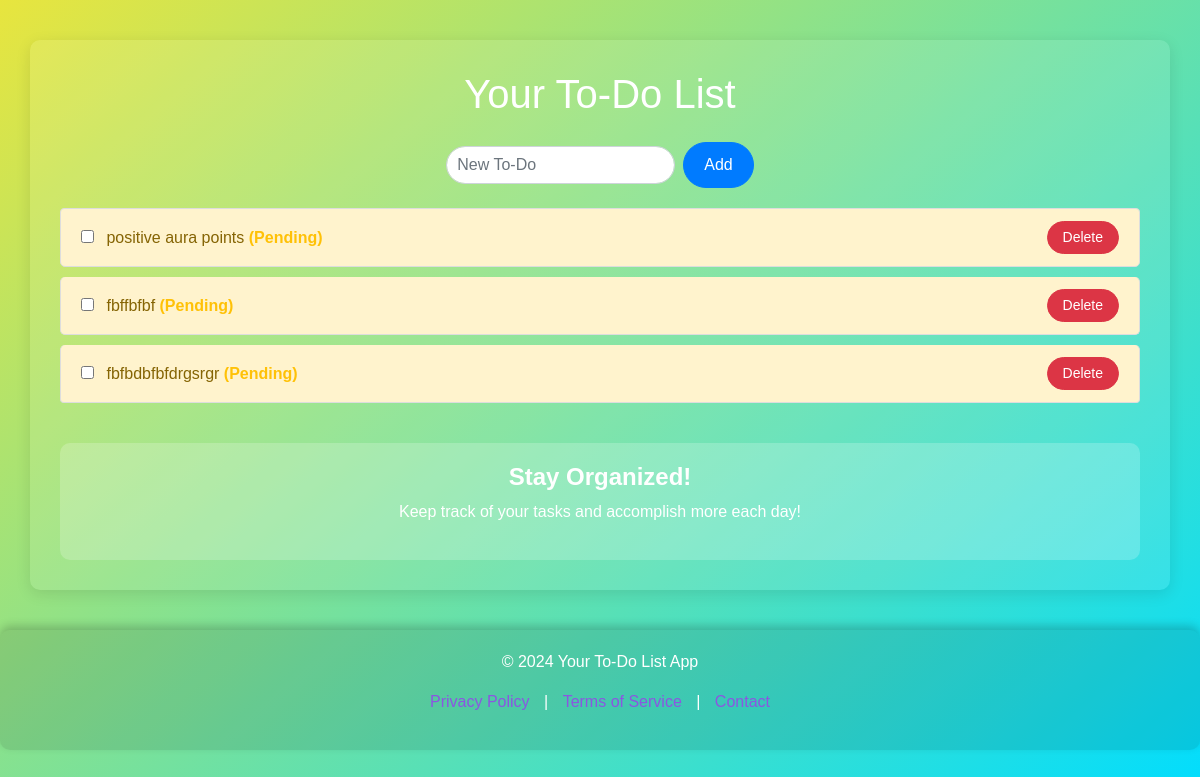
The page /dashboard (signed in) on the database as committed earlier.
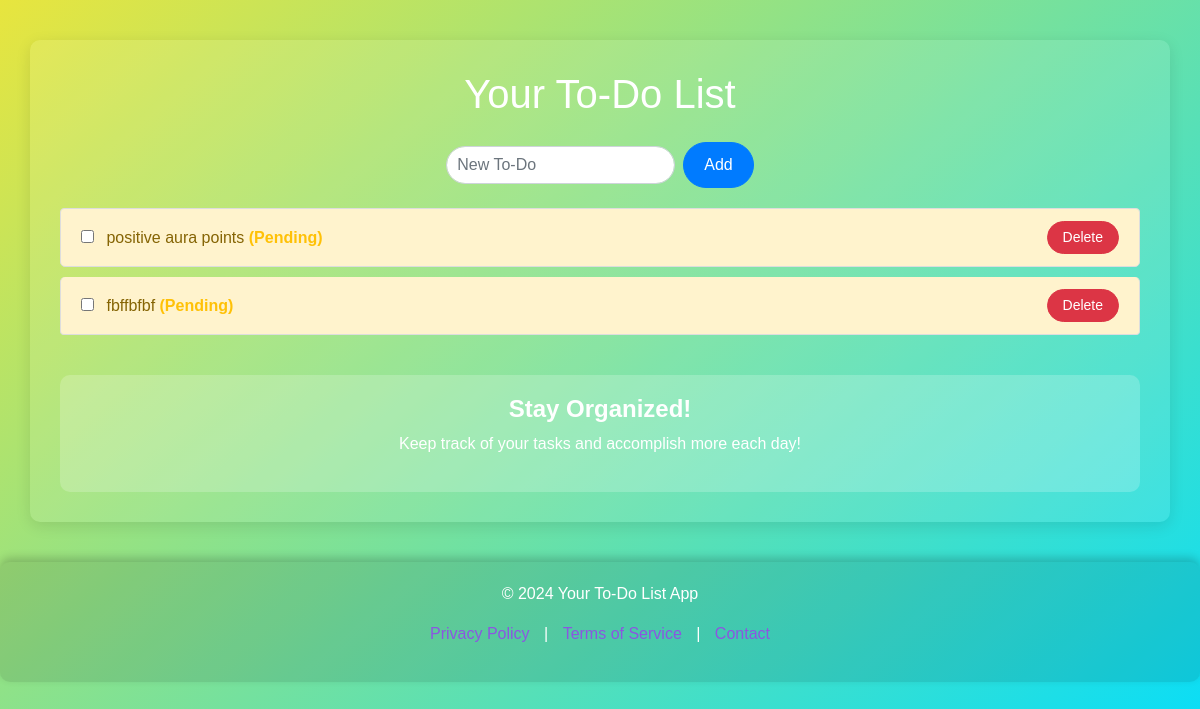
The same page on the database as committed later.
### setup_db.py (models this page shows)
class Task(Base):
    __tablename__ = 'tasks'
    id = Column(Integer, primary_key=True)
    description = Column(String, nullable=False)
    completed = Column(Boolean, default=False)
    user_id = Column(Integer, ForeignKey('users.id'), nullable=False)
    user = relationship('User', back_populates='todos')

### app.py (the view)
@app.route('/dashboard')
def dashboard():
    if "user_id" not in session:
        flash("Please log in to access the dashboard.", "warning")
        return redirect(url_for('login'))
    tasks = db_session.query(Task).filter_by(user_id=session['user_id']).all()
    return render_template('dashboard.html', tasks=tasks)

### app.py (called while the page is built)
@app.context_processor
def inject_favicon():
    return dict(favicon_url=url_for('static', filename='img/favicon.ico'))

### templates/dashboard.html (shortened to what this page needs)
<!DOCTYPE html>
<html lang="en">
    <head>
        <link rel="stylesheet" href="https://stackpath.bootstrapcdn.com/bootstrap/4.5.2/css/bootstrap.min.css">
    </head>
    <body>
        <div class="container">
            <h1 class="text-center mb-4">Your To-Do List</h1>
            <form action="{{ url_for('add_todo') }}" method="POST" class="form-inline justify-content-center">
                <input type="text" name="task" placeholder="New To-Do" required class="form-control mr-2" />
                <button type="submit" class="btn btn-primary">Add</button>
            </form>
            <ul class="list-group">
                {% for task in tasks %}
                <li class="list-group-item d-flex justify-content-between align-items-center {% if task.completed %}completed{% else %}pending{% endif %}">
                    <div>
                        <input type="checkbox" class="task-checkbox" {% if task.completed %}checked{% endif %} data-task-id="{{ task.id }}">
                        <span class="ml-2">
                            {{ task.description }}
                            {% if task.completed %}
                            <strong class="text-success">(Completed)</strong>
                            {% else %}
                            <strong class="text-warning">(Pending)</strong>
                            {% endif %}
                        </span>
                    </div>
                    <form action="{{ url_for('delete_todo', todo_id=task.id) }}" method="POST" class="ml-2">
                        <button type="submit" class="btn btn-danger btn-sm">Delete</button>
                    </form>
                </li>
                {% endfor %}
            </ul>
            <div class="call-to-action">
                <h2>Stay Organized!</h2>
                <p>Keep track of your tasks and accomplish more each day!</p>
            </div>
        </div>
        <footer>
            <p>&copy; 2024 Your To-Do List App</p>
            <p>
                <a href="#">Privacy Policy</a> | <a href="#">Terms of Service</a> | <a href="#">Contact</a>
            </p>
        </footer>
    </body>
</html>

### templates/dashboard.html (style rules this page uses)
html, body { height: 100%; }
body { background: linear-gradient(320deg, #00ddff, #e8e53e); color: white; font-family: Arial, sans-serif; min-height: 100%; background-size: 100% 100%; padding-bottom: 50px; }
.container { background: rgba(255, 255, 255, 0.1); padding: 30px; border-radius: 10px; margin-top: 40px; box-shadow: 0px 4px 15px rgba(0, 0, 0, 0.1); }
footer { text-align: center; padding: 20px; background: rgba(0, 0, 0, 0.1); border-radius: 10px; margin-top: 40px; box-shadow: 0px -4px 10px rgba(0, 0, 0, 0.2); }
footer a { color: #8b56e1; text-decoration: none; margin: 0 10px; transition: color 0.3s; }
.list-group-item { background-color: #f8f9fa; border: 1px solid #ddd; color: #333; margin-bottom: 10px; border-radius: 5px; font-size: 16px; display: flex; justify-content: space-between; align-items: center; transition: transform 0.3s; }
.list-group-item.pending { background-color: #fff3cd; color: #856404; }
.form-inline { margin-bottom: 20px; }
.form-control { border-radius: 30px; padding: 10px; width: 300px; }
.btn-primary { border-radius: 30px; padding: 10px 20px; transition: background-color 0.3s; }
.btn-danger { border-radius: 20px; padding: 5px 15px; }
.call-to-action { background: rgba(255, 253, 253, 0.2); padding: 20px; border-radius: 10px; margin-top: 30px; text-align: center; }
.call-to-action h2 { font-size: 24px; font-weight: bold; color: #ffffff; }
.call-to-action p { color: #ffffff; }

Rows that differ between the two databases and show on the page:
removed Task: description "fbfbdbfbfdrgsrgr", shows "(Pending)"
